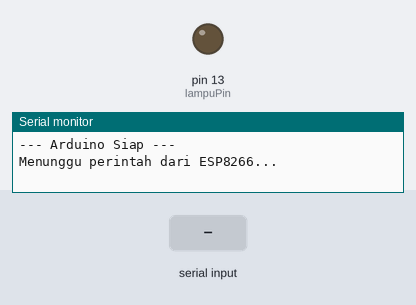
The sketch below on a simulated Arduino Uno, built with avr-gcc and run on an emulated ATmega328P. Shown: output pins drawn as LEDs (lit = HIGH), the last lines printed to the serial monitor. Inputs (shaded band) come from the test bench.

Above: at 1.2 s.
1.3 s: "1" received over Serial
At 2.5 s:
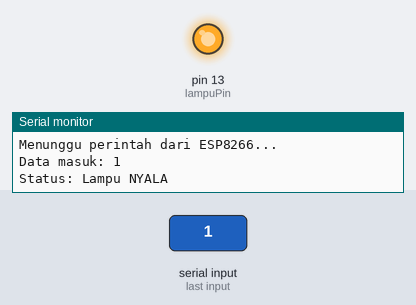
2.8 s: "0" received over Serial
At 3.6 s:
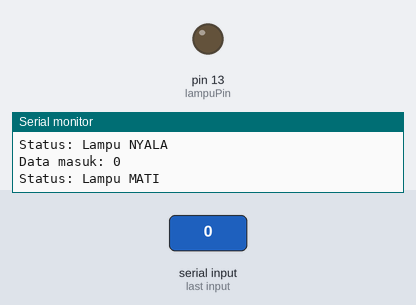
Timing chart, 0 to 5.8 s (numbered marks = the images above; inputs shaded):
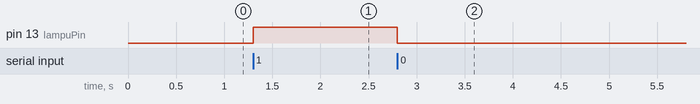

Measured:
- after the input at 1.3 s, pin 13 (lampuPin): LOW → HIGH at once
- after the input at 2.8 s, pin 13 (lampuPin): HIGH → LOW at once

The sketch:

ControlArduno.ino
```cpp
const int lampuPin = 13; // Pin LED bawaan Arduino

void setup() {
  Serial.begin(9600); // Harus sama dengan ESP yaitu 9600
  pinMode(lampuPin, OUTPUT);
  digitalWrite(lampuPin, LOW); // Awalnya mati

  // Debugging setup
  Serial.println("--- Arduino Siap ---");
  Serial.println("Menunggu perintah dari ESP8266...");
}

void loop() {
  if (Serial.available() > 0) {
    char data = Serial.read(); // Baca perintah dari ESP

    // Debugging data masuk
    Serial.print("Data masuk: ");
    Serial.println(data);

    if (data == '1') {
      digitalWrite(lampuPin, HIGH); // Nyalakan lampu
      Serial.println("Status: Lampu NYALA");
    } else if (data == '0') {
      digitalWrite(lampuPin, LOW);  // Matikan lampu
      Serial.println("Status: Lampu MATI");
    } else {
      // Jika ada data aneh yang masuk, kita tahu
      Serial.println("Status: Perintah tidak dikenal");
    }
  }
}
```
